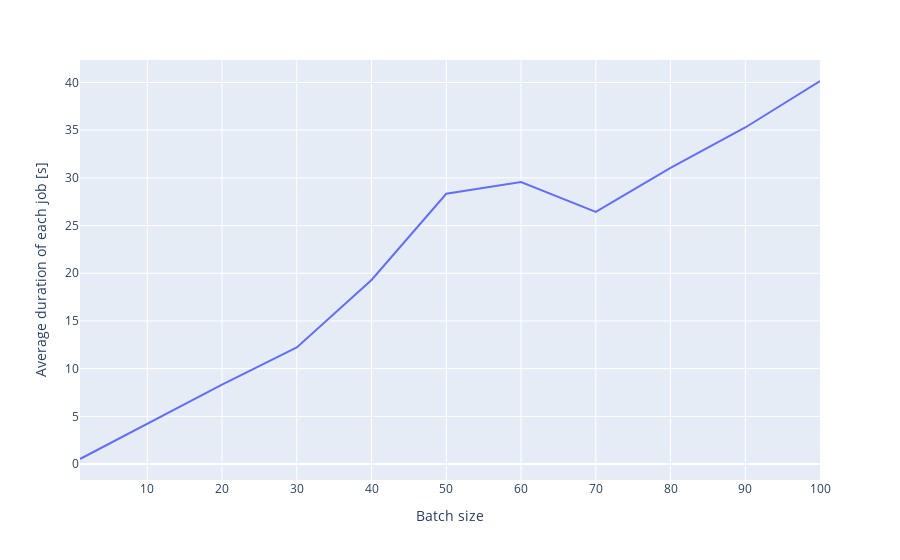

Notebook code cell kept with this figure:
### Code cell
fig = px.line(df, x="Batch size", y="Average Duration of each Job:")
#layout = go.Layout(yaxis=dict(tickformat=".2%"))
#fig.update_layout(yaxis_tickformat=".2%")
fig.update_yaxes(type='linear')


fig.update_layout(yaxis_title="Average duration of each job [s]")
fig.update_layout(xaxis_title="Batch size")
fig.update_layout(
    xaxis = dict(
        tickmode = 'linear',
        dtick = 10
    )
)

fig.show()
fig.write_image("images/batch_size_average_duration_of_each_job.pdf")

### Figure 1 — Plotly figure (JSON) as saved in the notebook; plotly's stock layout.template omitted (floating-point values rounded to 4 significant figures)
{"data": [{"hovertemplate": "Batch size=%{x}<br>Average Duration of each Job:=%{y}<extra></extra>", "legendgroup": "", "line": {"color": "#636efa", "dash": "solid"}, "marker": {"symbol": "circle"}, "mode": "lines", "name": "", "orientation": "v", "showlegend": false, "type": "scatter", "x": [1, 10, 20, 30, 40, 50, 60, 70, 80, 90, 100], "xaxis": "x", "y": [0.5321, 4.23, 8.323, 12.23, 19.29, 28.33, 29.55, 26.43, 31.04, 35.28, 40.15], "yaxis": "y"}], "layout": {"legend": {"tracegroupgap": 0}, "margin": {"t": 60}, "xaxis": {"anchor": "y", "domain": [0, 1], "dtick": 10, "tickmode": "linear", "title": {"text": "Batch size"}}, "yaxis": {"anchor": "x", "domain": [0, 1], "title": {"text": "Average duration of each job [s]"}, "type": "linear"}}}
